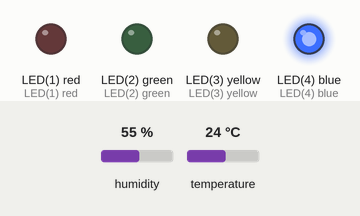
Bench run of a program on a simulated pyboard running MicroPython. Shown: output pins drawn as LEDs (lit = HIGH). The inputs (shaded band) are chosen by the test bench; at power-on: temperature 24 °C, humidity 55 %.

Above: at 1.2 s.
1.3 s: temperature set to 23.4 °C
5.8 s: temperature set to 22.3 °C
At 7.6 s:
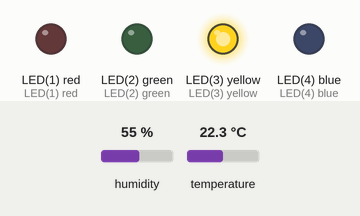
10.3 s: temperature set to 21.6 °C
14.8 s: temperature set to 20.5 °C
At 18.6 s:
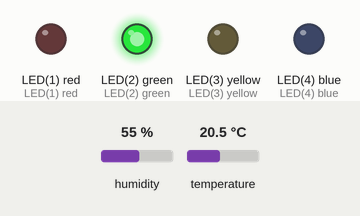
19.3 s: temperature set to 19.4 °C
23.8 s: temperature set to 18.5 °C
At 25.5 s:
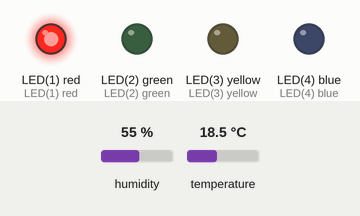
Timing chart, 0 to 27.0 s (numbered marks = the images above; inputs shaded):
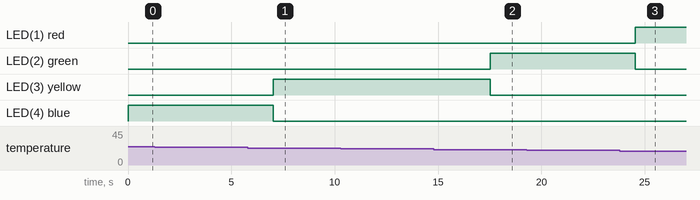

The program:

example.py
```python
import pyb
import am2320_i2c as AOSONG

DELAY=350

# ERROR   all lights on

#         red flashing
TEMP_COLD=17
#         red
TEMP_COOL=19
#         green
TEMP_OK=21
#         amber
TEMP_HIGH=23
#         blue
TEMP_HOT=25
#         blue flashing

lights=[pyb.LED(1),pyb.LED(2),pyb.LED(3),pyb.LED(4)]

def all_lights_off(ignore=None):
    for i in range(4):
        if ignore!=None and i!=ignore:
            lights[i].off()


def main():

    i2c=pyb.I2C(2,pyb.I2C.MASTER,baudrate=100000)
    am2320=AOSONG.AM2320(i2c)

    while True:

        try:
            temp,_=am2320.readSensor()
        except:
            error=True
        else:
            error=False


        for loop in range(10):

            if error:
                for led in lights:
                    led.on()


            elif temp<TEMP_COLD:
                all_lights_off(0)
                lights[0].toggle()

            elif temp>=TEMP_COLD and temp<TEMP_COOL:
                all_lights_off(0)
                lights[0].on()

            elif temp>=TEMP_COOL and temp<TEMP_OK:
                all_lights_off(1)
                lights[1].on()

            elif temp>=TEMP_OK and temp<TEMP_HIGH:
                all_lights_off(2)
                lights[2].on()

            elif temp>=TEMP_HIGH and temp<TEMP_HOT:
                all_lights_off(3)
                lights[3].on()

            else:
                all_lights_off(3)
                lights[3].toggle()

            pyb.delay(DELAY)

if __name__=="__main__":
    main()
```

am2320_i2c.py
```python
# this code is based on
"""
https://github.com/mcauser/microbit-am2320

"""
# pyboard MicroPython for micro:bit Aosong AM2320 I2C driver
#
# modifications by Phil Hall


import ustruct
import time

class DataError(Exception):
    pass

class AM2320:
    def __init__(self, i2c=None, address=0x5c):
        self.__i2c = i2c
        self.__address = address

    def readSensor(self):
        # wake sensor
        try:
            self.__i2c.send(b'',self.__address)
        except OSError:
            pass

        # wait atleast 0.8ms but no more than 3ms
        time.sleep_ms(1)
        # read 4 registers starting at offset 0x00
        self.__i2c.send(b'\x03\x00\x04',self.__address)
        # wait at least 1.5ms
        time.sleep_ms(2)
        # read data
        buf = self.__i2c.recv(8,self.__address)

        # validate the first 2 bytes returned
        if buf[0]!=0x03 or buf[1]!=0x04:
            raise DataError("Invalid initial bytes.")

        crc = ustruct.unpack('<H', bytearray(buf[-2:]))[0]

        if (crc != self._crc16(buf[:-2])):
            raise DataError("Checksum error.")

        humid=(buf[2] << 8 | buf[3]) * 0.1
        temp = ((buf[4] & 0x7f) << 8 | buf[5]) * 0.1
        if buf[4] & 0x80:
            temp = -temp
        return (temp,humid)

    def _crc16(self, buf):
        crc = 0xFFFF
        for c in buf:
            crc ^= c
            for i in range(8):
                if crc & 0x01:
                    crc >>= 1
                    crc ^= 0xA001
                else:
                    crc >>= 1
        return crc
```

Measured:
- the behaviour switches between 23 and 22.9 °C on temperature (found by bisection; images 0 and 1)
- the behaviour switches between 21 and 20.9 °C on temperature (found by bisection; images 1 and 2)
- the behaviour switches between 19 and 18.9 °C on temperature (found by bisection; images 2 and 3)
- after the input at 1.3 s, every drawn part: stays the same
- after the input at 5.8 s, LED(3) yellow: LOW → HIGH after 1.2 s; LED(4) blue: HIGH → LOW after 1.2 s
- after the input at 10.3 s, every drawn part: stays the same
- after the input at 14.8 s, LED(2) green: LOW → HIGH after 2.7 s; LED(3) yellow: HIGH → LOW after 2.7 s
- after the input at 19.3 s, every drawn part: stays the same
- after the input at 23.8 s, LED(1) red: LOW → HIGH after 0.75 s; LED(2) green: HIGH → LOW after 0.75 s
